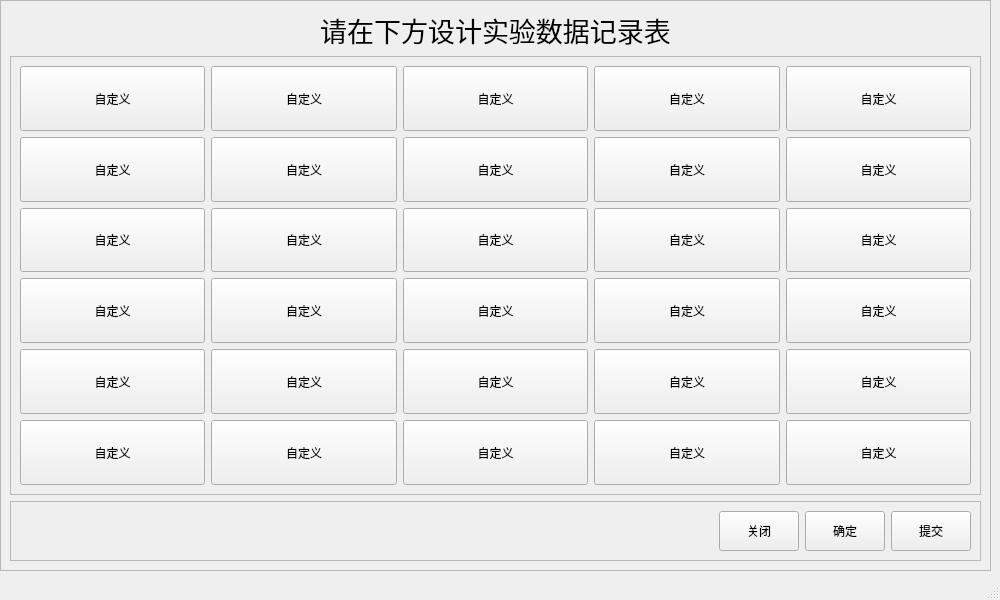
<?xml version="1.0" encoding="UTF-8"?>
<ui version="4.0">
 <class>MainWindow</class>
 <widget class="QMainWindow" name="MainWindow">
  <property name="geometry">
   <rect>
    <x>0</x>
    <y>0</y>
    <width>1000</width>
    <height>600</height>
   </rect>
  </property>
  <property name="sizePolicy">
   <sizepolicy hsizetype="Expanding" vsizetype="Expanding">
    <horstretch>0</horstretch>
    <verstretch>1</verstretch>
   </sizepolicy>
  </property>
  <property name="minimumSize">
   <size>
    <width>1000</width>
    <height>600</height>
   </size>
  </property>
  <property name="maximumSize">
   <size>
    <width>1000</width>
    <height>600</height>
   </size>
  </property>
  <property name="windowTitle">
   <string>MainWindow</string>
  </property>
  <widget class="QWidget" name="centralwidget">
   <widget class="QFrame" name="frame_2">
    <property name="geometry">
     <rect>
      <x>0</x>
      <y>0</y>
      <width>991</width>
      <height>571</height>
     </rect>
    </property>
    <property name="frameShape">
     <enum>QFrame::StyledPanel</enum>
    </property>
    <property name="frameShadow">
     <enum>QFrame::Raised</enum>
    </property>
    <layout class="QVBoxLayout" name="verticalLayout">
     <item>
      <widget class="QLabel" name="label">
       <property name="font">
        <font>
         <pointsize>20</pointsize>
        </font>
       </property>
       <property name="text">
        <string>请在下方设计实验数据记录表</string>
       </property>
       <property name="alignment">
        <set>Qt::AlignCenter</set>
       </property>
      </widget>
     </item>
     <item>
      <widget class="QFrame" name="frame">
       <property name="frameShape">
        <enum>QFrame::StyledPanel</enum>
       </property>
       <property name="frameShadow">
        <enum>QFrame::Raised</enum>
       </property>
       <layout class="QGridLayout" name="gridLayout">
        <item row="3" column="2">
         <widget class="QPushButton" name="btn43">
          <property name="sizePolicy">
           <sizepolicy hsizetype="Expanding" vsizetype="Expanding">
            <horstretch>0</horstretch>
            <verstretch>0</verstretch>
           </sizepolicy>
          </property>
          <property name="text">
           <string>自定义</string>
          </property>
         </widget>
        </item>
        <item row="1" column="3">
         <widget class="QPushButton" name="btn24">
          <property name="sizePolicy">
           <sizepolicy hsizetype="Expanding" vsizetype="Expanding">
            <horstretch>0</horstretch>
            <verstretch>0</verstretch>
           </sizepolicy>
          </property>
          <property name="text">
           <string>自定义</string>
          </property>
         </widget>
        </item>
        <item row="5" column="2">
         <widget class="QPushButton" name="btn63">
          <property name="sizePolicy">
           <sizepolicy hsizetype="Expanding" vsizetype="Expanding">
            <horstretch>0</horstretch>
            <verstretch>0</verstretch>
           </sizepolicy>
          </property>
          <property name="text">
           <string>自定义</string>
          </property>
         </widget>
        </item>
        <item row="5" column="1">
         <widget class="QPushButton" name="btn62">
          <property name="sizePolicy">
           <sizepolicy hsizetype="Expanding" vsizetype="Expanding">
            <horstretch>0</horstretch>
            <verstretch>0</verstretch>
           </sizepolicy>
          </property>
          <property name="text">
           <string>自定义</string>
          </property>
         </widget>
        </item>
        <item row="3" column="1">
         <widget class="QPushButton" name="btn42">
          <property name="sizePolicy">
           <sizepolicy hsizetype="Expanding" vsizetype="Expanding">
            <horstretch>0</horstretch>
            <verstretch>0</verstretch>
           </sizepolicy>
          </property>
          <property name="text">
           <string>自定义</string>
          </property>
         </widget>
        </item>
        <item row="5" column="3">
         <widget class="QPushButton" name="btn64">
          <property name="sizePolicy">
           <sizepolicy hsizetype="Expanding" vsizetype="Expanding">
            <horstretch>0</horstretch>
            <verstretch>0</verstretch>
           </sizepolicy>
          </property>
          <property name="text">
           <string>自定义</string>
          </property>
         </widget>
        </item>
        <item row="0" column="2">
         <widget class="QPushButton" name="btn13">
          <property name="sizePolicy">
           <sizepolicy hsizetype="Expanding" vsizetype="Expanding">
            <horstretch>0</horstretch>
            <verstretch>0</verstretch>
           </sizepolicy>
          </property>
          <property name="text">
           <string>自定义</string>
          </property>
         </widget>
        </item>
        <item row="5" column="4">
         <widget class="QPushButton" name="btn65">
          <property name="sizePolicy">
           <sizepolicy hsizetype="Expanding" vsizetype="Expanding">
            <horstretch>0</horstretch>
            <verstretch>0</verstretch>
           </sizepolicy>
          </property>
          <property name="text">
           <string>自定义</string>
          </property>
         </widget>
        </item>
        <item row="3" column="3">
         <widget class="QPushButton" name="btn44">
          <property name="sizePolicy">
           <sizepolicy hsizetype="Expanding" vsizetype="Expanding">
            <horstretch>0</horstretch>
            <verstretch>0</verstretch>
           </sizepolicy>
          </property>
          <property name="text">
           <string>自定义</string>
          </property>
         </widget>
        </item>
        <item row="2" column="3">
         <widget class="QPushButton" name="btn34">
          <property name="sizePolicy">
           <sizepolicy hsizetype="Expanding" vsizetype="Expanding">
            <horstretch>0</horstretch>
            <verstretch>0</verstretch>
           </sizepolicy>
          </property>
          <property name="text">
           <string>自定义</string>
          </property>
         </widget>
        </item>
        <item row="2" column="2">
         <widget class="QPushButton" name="btn33">
          <property name="sizePolicy">
           <sizepolicy hsizetype="Expanding" vsizetype="Expanding">
            <horstretch>0</horstretch>
            <verstretch>0</verstretch>
           </sizepolicy>
          </property>
          <property name="text">
           <string>自定义</string>
          </property>
         </widget>
        </item>
        <item row="2" column="4">
         <widget class="QPushButton" name="btn35">
          <property name="sizePolicy">
           <sizepolicy hsizetype="Expanding" vsizetype="Expanding">
            <horstretch>0</horstretch>
            <verstretch>0</verstretch>
           </sizepolicy>
          </property>
          <property name="text">
           <string>自定义</string>
          </property>
         </widget>
        </item>
        <item row="0" column="1">
         <widget class="QPushButton" name="btn12">
          <property name="sizePolicy">
           <sizepolicy hsizetype="Expanding" vsizetype="Expanding">
            <horstretch>0</horstretch>
            <verstretch>0</verstretch>
           </sizepolicy>
          </property>
          <property name="text">
           <string>自定义</string>
          </property>
         </widget>
        </item>
        <item row="1" column="4">
         <widget class="QPushButton" name="btn25">
          <property name="sizePolicy">
           <sizepolicy hsizetype="Expanding" vsizetype="Expanding">
            <horstretch>0</horstretch>
            <verstretch>0</verstretch>
           </sizepolicy>
          </property>
          <property name="text">
           <string>自定义</string>
          </property>
         </widget>
        </item>
        <item row="2" column="1">
         <widget class="QPushButton" name="btn32">
          <property name="sizePolicy">
           <sizepolicy hsizetype="Expanding" vsizetype="Expanding">
            <horstretch>0</horstretch>
            <verstretch>0</verstretch>
           </sizepolicy>
          </property>
          <property name="text">
           <string>自定义</string>
          </property>
         </widget>
        </item>
        <item row="1" column="1">
         <widget class="QPushButton" name="btn22">
          <property name="sizePolicy">
           <sizepolicy hsizetype="Expanding" vsizetype="Expanding">
            <horstretch>0</horstretch>
            <verstretch>0</verstretch>
           </sizepolicy>
          </property>
          <property name="text">
           <string>自定义</string>
          </property>
         </widget>
        </item>
        <item row="1" column="2">
         <widget class="QPushButton" name="btn23">
          <property name="sizePolicy">
           <sizepolicy hsizetype="Expanding" vsizetype="Expanding">
            <horstretch>0</horstretch>
            <verstretch>0</verstretch>
           </sizepolicy>
          </property>
          <property name="text">
           <string>自定义</string>
          </property>
         </widget>
        </item>
        <item row="3" column="0">
         <widget class="QPushButton" name="btn41">
          <property name="sizePolicy">
           <sizepolicy hsizetype="Expanding" vsizetype="Expanding">
            <horstretch>0</horstretch>
            <verstretch>0</verstretch>
           </sizepolicy>
          </property>
          <property name="text">
           <string>自定义</string>
          </property>
         </widget>
        </item>
        <item row="0" column="3">
         <widget class="QPushButton" name="btn14">
          <property name="sizePolicy">
           <sizepolicy hsizetype="Expanding" vsizetype="Expanding">
            <horstretch>0</horstretch>
            <verstretch>0</verstretch>
           </sizepolicy>
          </property>
          <property name="text">
           <string>自定义</string>
          </property>
         </widget>
        </item>
        <item row="0" column="0">
         <widget class="QPushButton" name="btn11">
          <property name="sizePolicy">
           <sizepolicy hsizetype="Expanding" vsizetype="Expanding">
            <horstretch>0</horstretch>
            <verstretch>0</verstretch>
           </sizepolicy>
          </property>
          <property name="text">
           <string>自定义</string>
          </property>
         </widget>
        </item>
        <item row="1" column="0">
         <widget class="QPushButton" name="btn21">
          <property name="sizePolicy">
           <sizepolicy hsizetype="Expanding" vsizetype="Expanding">
            <horstretch>0</horstretch>
            <verstretch>0</verstretch>
           </sizepolicy>
          </property>
          <property name="text">
           <string>自定义</string>
          </property>
         </widget>
        </item>
        <item row="3" column="4">
         <widget class="QPushButton" name="btn45">
          <property name="sizePolicy">
           <sizepolicy hsizetype="Expanding" vsizetype="Expanding">
            <horstretch>0</horstretch>
            <verstretch>0</verstretch>
           </sizepolicy>
          </property>
          <property name="text">
           <string>自定义</string>
          </property>
         </widget>
        </item>
        <item row="4" column="2">
         <widget class="QPushButton" name="btn53">
          <property name="sizePolicy">
           <sizepolicy hsizetype="Expanding" vsizetype="Expanding">
            <horstretch>0</horstretch>
            <verstretch>0</verstretch>
           </sizepolicy>
          </property>
          <property name="text">
           <string>自定义</string>
          </property>
         </widget>
        </item>
        <item row="4" column="1">
         <widget class="QPushButton" name="btn52">
          <property name="sizePolicy">
           <sizepolicy hsizetype="Expanding" vsizetype="Expanding">
            <horstretch>0</horstretch>
            <verstretch>0</verstretch>
           </sizepolicy>
          </property>
          <property name="text">
           <string>自定义</string>
          </property>
         </widget>
        </item>
        <item row="0" column="4">
         <widget class="QPushButton" name="btn15">
          <property name="sizePolicy">
           <sizepolicy hsizetype="Expanding" vsizetype="Expanding">
            <horstretch>0</horstretch>
            <verstretch>0</verstretch>
           </sizepolicy>
          </property>
          <property name="text">
           <string>自定义</string>
          </property>
         </widget>
        </item>
        <item row="5" column="0">
         <widget class="QPushButton" name="btn61">
          <property name="sizePolicy">
           <sizepolicy hsizetype="Expanding" vsizetype="Expanding">
            <horstretch>0</horstretch>
            <verstretch>0</verstretch>
           </sizepolicy>
          </property>
          <property name="text">
           <string>自定义</string>
          </property>
         </widget>
        </item>
        <item row="2" column="0">
         <widget class="QPushButton" name="btn31">
          <property name="sizePolicy">
           <sizepolicy hsizetype="Expanding" vsizetype="Expanding">
            <horstretch>0</horstretch>
            <verstretch>0</verstretch>
           </sizepolicy>
          </property>
          <property name="text">
           <string>自定义</string>
          </property>
         </widget>
        </item>
        <item row="4" column="0">
         <widget class="QPushButton" name="btn51">
          <property name="sizePolicy">
           <sizepolicy hsizetype="Expanding" vsizetype="Expanding">
            <horstretch>0</horstretch>
            <verstretch>0</verstretch>
           </sizepolicy>
          </property>
          <property name="text">
           <string>自定义</string>
          </property>
         </widget>
        </item>
        <item row="4" column="4">
         <widget class="QPushButton" name="btn55">
          <property name="sizePolicy">
           <sizepolicy hsizetype="Expanding" vsizetype="Expanding">
            <horstretch>0</horstretch>
            <verstretch>0</verstretch>
           </sizepolicy>
          </property>
          <property name="text">
           <string>自定义</string>
          </property>
         </widget>
        </item>
        <item row="4" column="3">
         <widget class="QPushButton" name="btn54">
          <property name="sizePolicy">
           <sizepolicy hsizetype="Expanding" vsizetype="Expanding">
            <horstretch>0</horstretch>
            <verstretch>0</verstretch>
           </sizepolicy>
          </property>
          <property name="text">
           <string>自定义</string>
          </property>
         </widget>
        </item>
       </layout>
      </widget>
     </item>
     <item>
      <widget class="QFrame" name="frame_3">
       <property name="frameShape">
        <enum>QFrame::StyledPanel</enum>
       </property>
       <property name="frameShadow">
        <enum>QFrame::Raised</enum>
       </property>
       <layout class="QHBoxLayout" name="horizontalLayout" stretch="15,0,1,0">
        <item>
         <spacer name="horizontalSpacer">
          <property name="orientation">
           <enum>Qt::Horizontal</enum>
          </property>
          <property name="sizeHint" stdset="0">
           <size>
            <width>502</width>
            <height>30</height>
           </size>
          </property>
         </spacer>
        </item>
        <item>
         <widget class="QPushButton" name="btn_confirm_2">
          <property name="minimumSize">
           <size>
            <width>80</width>
            <height>40</height>
           </size>
          </property>
          <property name="maximumSize">
           <size>
            <width>80</width>
            <height>60</height>
           </size>
          </property>
          <property name="text">
           <string>关闭</string>
          </property>
         </widget>
        </item>
        <item>
         <widget class="QPushButton" name="btn_confirm">
          <property name="minimumSize">
           <size>
            <width>80</width>
            <height>40</height>
           </size>
          </property>
          <property name="maximumSize">
           <size>
            <width>80</width>
            <height>60</height>
           </size>
          </property>
          <property name="text">
           <string>确定</string>
          </property>
         </widget>
        </item>
        <item>
         <widget class="QPushButton" name="btn_confirm_3">
          <property name="minimumSize">
           <size>
            <width>80</width>
            <height>40</height>
           </size>
          </property>
          <property name="maximumSize">
           <size>
            <width>80</width>
            <height>60</height>
           </size>
          </property>
          <property name="text">
           <string>提交</string>
          </property>
         </widget>
        </item>
       </layout>
      </widget>
     </item>
    </layout>
   </widget>
  </widget>
  <widget class="QMenuBar" name="menubar">
   <property name="geometry">
    <rect>
     <x>0</x>
     <y>0</y>
     <width>1000</width>
     <height>18</height>
    </rect>
   </property>
  </widget>
  <widget class="QStatusBar" name="statusbar"/>
 </widget>
 <resources/>
 <connections>
  <connection>
   <sender>btn_confirm_2</sender>
   <signal>clicked()</signal>
   <receiver>MainWindow</receiver>
   <slot>close()</slot>
   <hints>
    <hint type="sourcelabel">
     <x>787</x>
     <y>550</y>
    </hint>
    <hint type="destinationlabel">
     <x>717</x>
     <y>-8</y>
    </hint>
   </hints>
  </connection>
 </connections>
</ui>
